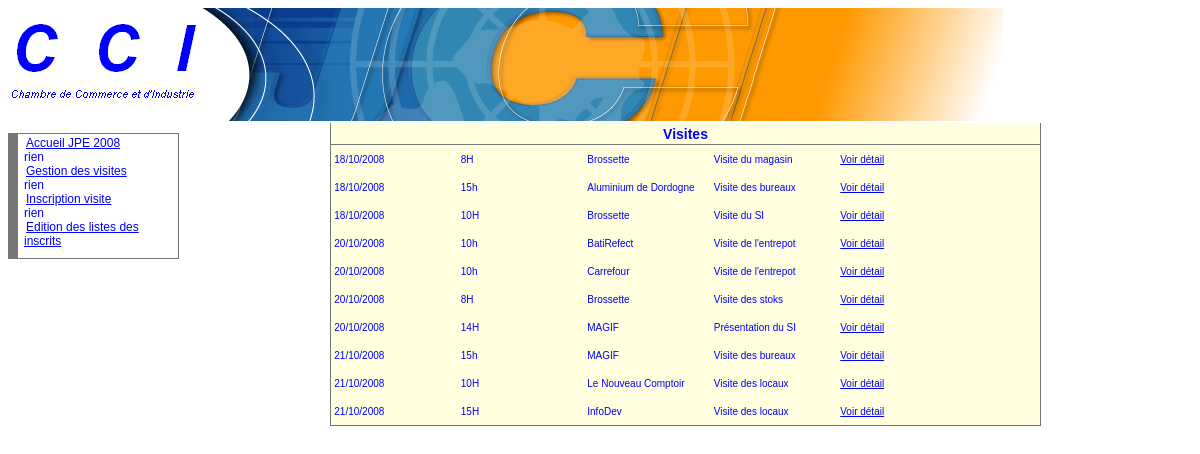
Page /listeVisitesPourDetail.php on the committed database.
### tables this page shows
CREATE TABLE visite 
(
   id int(11) NOT NULL auto_increment,
   dateV date NOT NULL,
   heureDebut varchar(12) NOT NULL default '',
   duree varchar(12) NOT NULL default '',
   description varchar(500) NOT NULL,
   nbPlacesMax int(11) NOT NULL default '0',
   nbPlacesMin int(11) NOT NULL default '0',
   etat varchar(12) NOT NULL default 'ouverte',
   nbVisiteursInscrits int(11) NOT NULL default '0',
   idEntreprise int(11) NOT NULL default '0',
  PRIMARY KEY  (id),
  constraint fk_visite foreign key(idEntreprise) references entreprise(id) 
);

CREATE TABLE entreprise 
(
  id int(11) NOT NULL auto_increment,
  raisonSociale varchar(50) NOT NULL default '',
  adresse varchar(50) NOT NULL default '',
  ville varchar(30) NOT NULL default '',
  cp varchar(5) NOT NULL,
  nomResponsable varchar(30) NOT NULL default '',
  nomContact varchar(30) NOT NULL default '',
  telContact varchar(14) NOT NULL,
  site varchar(50) default NULL,
  effectif int(11) default NULL,
  idActivite int(11) NOT NULL,
  PRIMARY KEY  (id),
  constraint fk_entreprise foreign key(idActivite) references activite(id) 
);

### _debut.inc.php (called while the page is built, shortened)
<?php
include("_menu.inc.php");
include("_fonctions.inc.php");
?>

### _fonctions.inc.php (called while the page is built, shortened)
<?php
function dateAnglaisVersFrancais($madate){
   @list($annee,$mois,$jour)=explode('-',$madate);
   $date="$jour"."/".$mois."/".$annee;
   return $date;
}
?>

### listeVisitesPourDetail.php (the view)
<?php
include("_debut.inc.php");
echo "
<table width='60%' cellspacing='0' cellpadding='0' align='center'
class='tabNonQuadrille'>
   <tr class='enTeteTabNonQuad'>
      <td colspan='5'>Visites</td>
   </tr>";
   $req="select visite.id as idVisite, visite.dateV, visite.heureDebut, visite.description, entreprise.raisonSociale
   from visite, entreprise where visite.idEntreprise=entreprise.id and visite.etat LIKE 'ouverte'
   and visite.nbPlacesMax > visite.nbVisiteursInscrits order by visite.dateV ";
   $rsVisite = mysql_query($req, $connexion);
   $lgVisite = mysql_fetch_array($rsVisite);
   while ($lgVisite != FALSE)
   {
      $idVisite = $lgVisite['idVisite'];
      $date = dateAnglaisVersFrancais($lgVisite['dateV']);
      $debut = $lgVisite['heureDebut'];
      $entreprise= $lgVisite['raisonSociale'];
      $description = $lgVisite['description'];
      echo "
		<tr class='ligneTabNonQuad'>
	        <td width='10%'>$date</td>
	        <td width='10%'>$debut</td>
		    <td width='10%'>$entreprise</td>
     	    <td width='10%'>$description</td>
            <td width='16%'><a href='detailVisite.php?idVisite=$idVisite'>Voir détail</a></td>
         </tr>";
      $lgVisite=mysql_fetch_array($rsVisite);
   }
   echo "</table>";
?>

### _menu.inc.php
<?php
echo '
<!DOCTYPE HTML PUBLIC "-//W3C//DTD HTML 4.01 Transitional//EN"
"http://www.w3.org/TR/html4/loose.dtd">
<html lang="fr">
<head>
<title>JPE</title>
<meta http-equiv="Content-Language" content="fr">
<meta http-equiv="Content-Type" content="text/html; charset=utf-8">
<link href="css/cssGeneral.css" rel="stylesheet" type="text/css">
</head>
<body class="basePage">
<img src="images/logo.png"	alt="Jeune Chambre Economique" title="JCE : Jeune Chambre Economique"/>
<img src="images/bandeau.png"	alt="Jeune Chambre Economique" title="JCE : Jeune Chambre Economique"/>
<br/>
<div class="gauche">
	<ul class="menugauche">
		<li><a href="index.php">Accueil JPE 2008</a></li>
		<li>rien</li>
		<li><a href="listeVisitesPourDetail.php">Gestion des visites</a></li>
		<li>rien</li>
		<li><a href="listeVisitesPourInscription.php">Inscription visite</a></li>
		<li>rien</li>
		<li><a href="etatInscriptions.php">Edition des listes des inscrits</a></li>
	</ul>
</div>';
?>

### css/cssGeneral.css (style rules this page uses)
html { font:11px Arial, Helvetica, sans-serif; color:blue; }
.basePage { font:11px Arial, Helvetica, sans-serif; }
a { font-family:Arial, Helvetica, sans-serif }
.gauche { float: left; top:expression(documentElement.scrollTop+body.scrollTop); width: 160px; margin-top:10px; border-color:blue; border-bottom:1px solid #777777; border-right:1px solid #777777; border-left:10px solid #777777; border-top:1px solid #777777; text-align:left; }
.menugauche { list-style-type: none; margin: 1px 1px 0px 1px; padding:1px 10px 10px 5px ; font:12px Arial, Helvetica, sans-serif; color:blue; }
.menugauche li { color:blue; }
.menugauche a { margin: 2px ; color:blue; text-decoration: underline; }
table.tabNonQuadrille { background-color:#FFFFE0; border-bottom:1px solid #777777; border-right:1px solid #777777; border-left:1px solid #777777; border-top:1px #777777; color:blue; }
tr.enTeteTabNonQuad td { background-image:url('../images/xpBarre.jpg'); height:21px; text-align:center; font-weight:bold; border-bottom:1px solid #777777; font-family: Arial, Helvetica, sans-serif; font-size: 14px; }
tr.ligneTabNonQuad td { background-color:#FFFFE0; height:28px; text-align:left; padding-left:3px; color:blue; font-family: Arial, Helvetica, sans-serif; font-size: 10px; }

### rows in the picture
visite: dateV "18/10/2008", heureDebut "8H", idEntreprise.raisonSociale "Brossette", description "Visite du magasin"
visite: dateV "18/10/2008", heureDebut "15h", idEntreprise.raisonSociale "Aluminium de Dordogne", description "Visite des bureaux"
visite: dateV "18/10/2008", heureDebut "10H", idEntreprise.raisonSociale "Brossette", description "Visite du SI"
visite: dateV "20/10/2008", heureDebut "10h", idEntreprise.raisonSociale "BatiRefect", description "Visite de l'entrepot"
visite: dateV "20/10/2008", heureDebut "10h", idEntreprise.raisonSociale "Carrefour", description "Visite de l'entrepot"
visite: dateV "20/10/2008", heureDebut "8H", idEntreprise.raisonSociale "Brossette", description "Visite des stoks"
visite: dateV "20/10/2008", heureDebut "14H", idEntreprise.raisonSociale "MAGIF", description "Présentation du SI"
visite: dateV "21/10/2008", heureDebut "15h", idEntreprise.raisonSociale "MAGIF", description "Visite des bureaux"
visite: dateV "21/10/2008", heureDebut "10H", idEntreprise.raisonSociale "Le Nouveau Comptoir", description "Visite des locaux"
visite: dateV "21/10/2008", heureDebut "15H", idEntreprise.raisonSociale "InfoDev", description "Visite des locaux"
